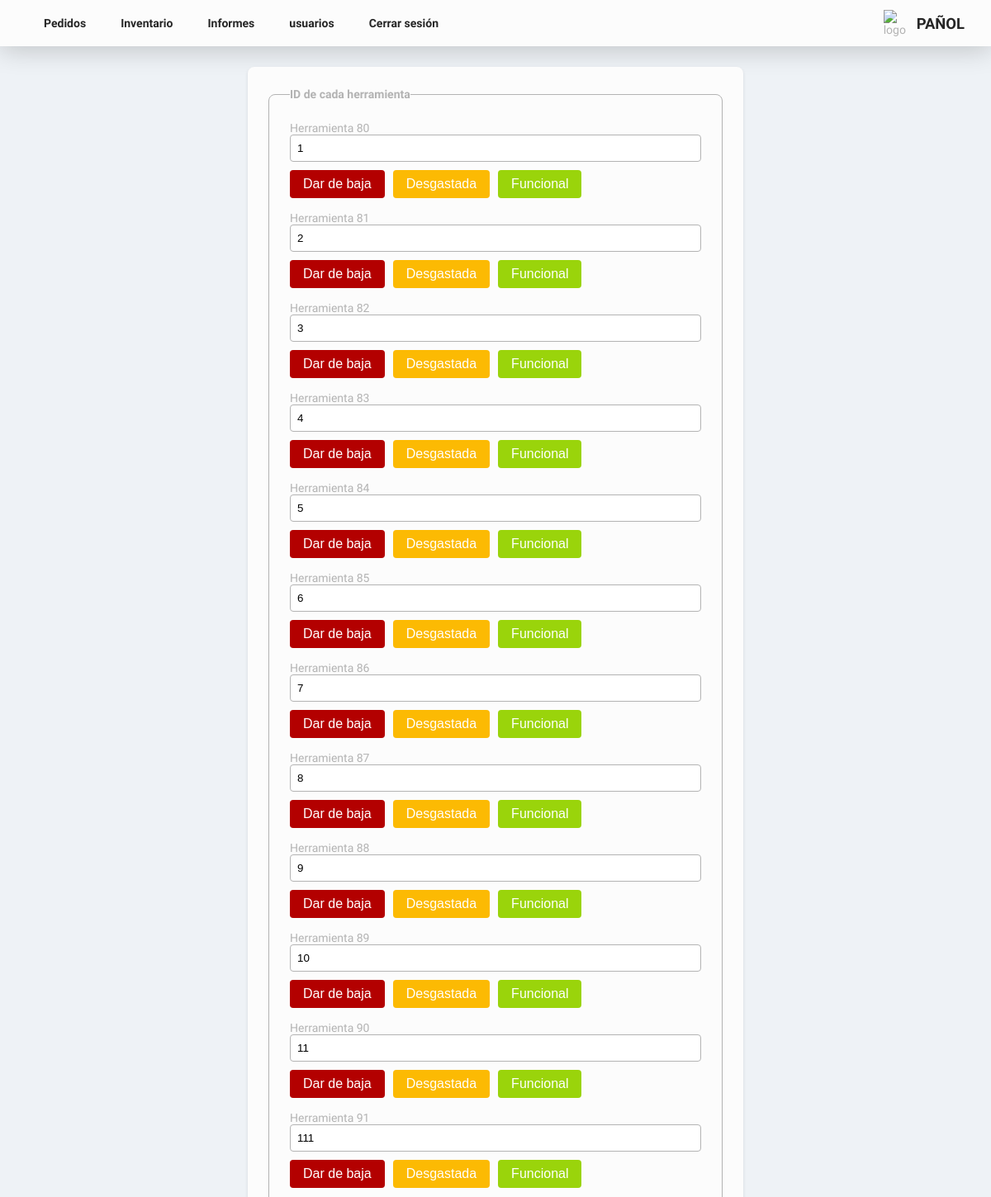
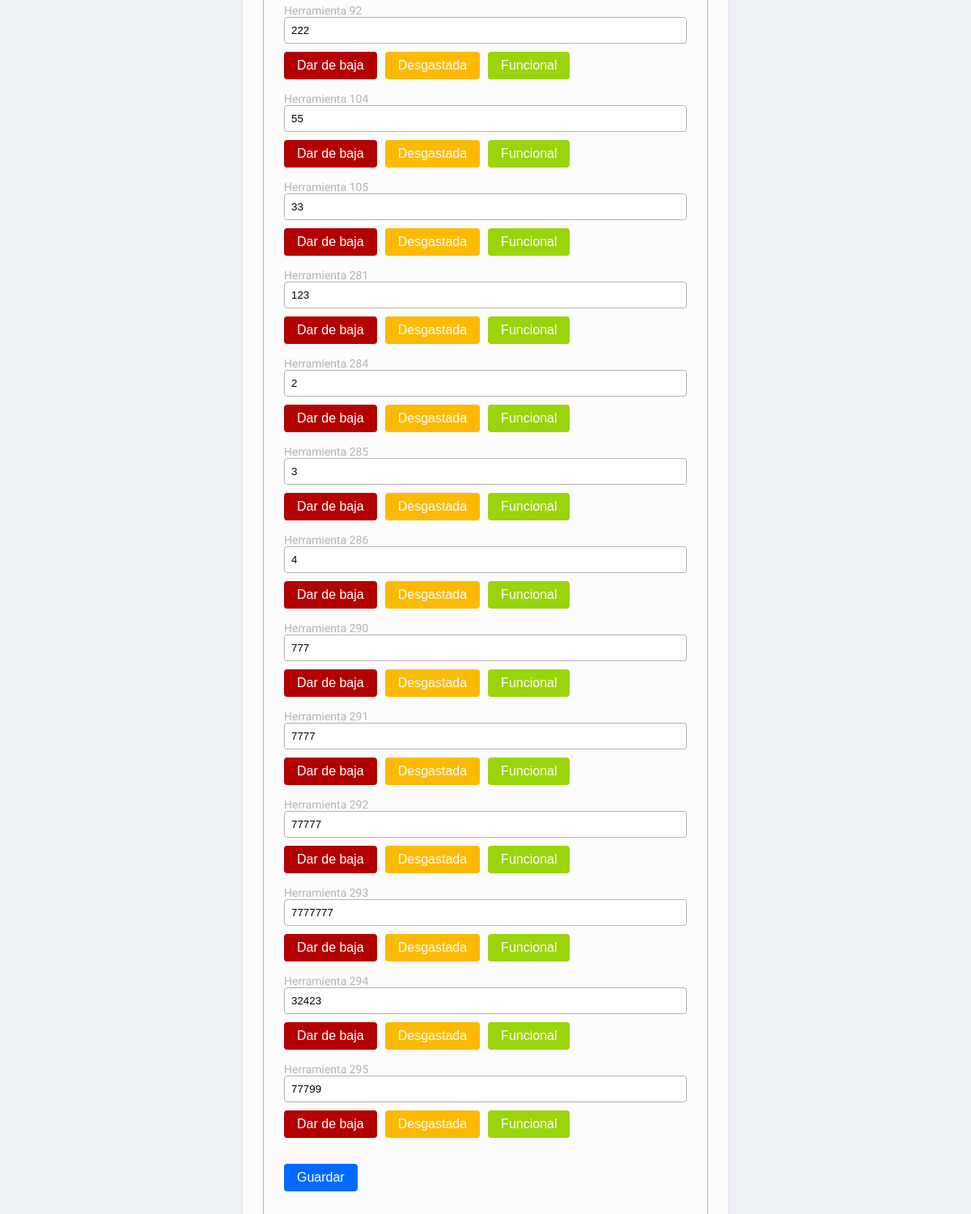
The app's page /pages/edit_id_inventory.php?id=30 (signed in) with its own data (2 pictures, top to bottom).
### tables this page shows
CREATE TABLE `detalles_inventario` (
  `id` int(11) NOT NULL,
  `id_herramienta` int(11) NOT NULL,
  `id_stock` int(11) NOT NULL,
  `estado` varchar(25) DEFAULT NULL
);

### pages/edit_id_inventory.php (the view, shortened to what this page needs)
<?php
include('../php/logic/logic_inventory/logic_stateTool.php');
$id = $_GET['id'];
$sql = "SELECT * FROM detalles_inventario WHERE id_stock = '$id'";
?>
<!DOCTYPE html>
<html lang="es">
<head>
    <link rel="stylesheet" href="../assets/css/style.css">
    <link href="https://cdn.jsdelivr.net/npm/remixicon@3.4.0/fonts/remixicon.css" rel="stylesheet" />
</head>
<body>
<header class="hero">
    <nav class="nav">
      <ul class="nav__list">
        <li class="nav__iteam">
          <a href="orders.php" class="nav__link">Pedidos</a>
        </li>
        <li class="nav__iteam">
          <a href="inventory.php" class="nav__link">Inventario</a>
        </li>
        <?php
    $allowedRoles = ['admin', 'panol'];
    if (in_array($_SESSION['rol'], $allowedRoles)) {
        echo '<li class="nav__iteam">
        <a href="reports.php" class="nav__link">Informes</a>
      </li>';
    }
    $allowedRoles = ['admin'];
    if (in_array($_SESSION['rol'], $allowedRoles)){
      echo '<li class="nav__iteam">
      <a href="users.php" class="nav__link">usuarios</a>
    </li>';
    }
    ?>
        <li class="nav__iteam">
          <a href="../php/logout.php" class="nav__link">Cerrar sesión</a>
        </li>
      </ul>
    </nav>
    <div class="hero__logo hero__logo-0">
      <img class="hero__logo-img" src="https://avatars.githubusercontent.com/u/6693385?s=200&v=4" alt="logo" />
      <h2 class="title__hero">Pañol</h2>
    </div>
  </header>
    <section class="form__section">
        <form id="toolIDsForm" method="post">
            <fieldset class="input__container">
                <legend>ID de cada herramienta</legend>
                <?php
                $sql_result = mysqli_query($conexion, $sql);
                while ($row = mysqli_fetch_assoc($sql_result)) {
                    ?>
                    <p>Herramienta
                        <?php echo $row['id'] ?>
                    </p>
                    <label class="input__label" for="toolID">
                        <input readonly class="input__field" id="toolID" value="<?php echo $row['id_herramienta'] ?>">
                        <div class="form__inventory">
                        <form action="../php/logic/logic_inventory/logic_stateTool.php" method="post">
                            <button type="submit" name="boton" class="btn__blue"
                                style="background-color: rgb(179, 0, 0)">Dar de baja</button>
                        </form>
                        <form action="../php/logic/logic_inventory/logic_stateTool.php" method="post">
                            <button type="submit" name="boton" class="btn__blue"
                                style="background-color: rgb(252, 186, 3); margin-left:10px;">Desgastada</button>
                        </form>
                        <form action="../php/logic/logic_inventory/logic_stateTool.php" method="post">
                            <button type="submit" name="boton" class="btn__blue"
                                style="background-color: rgb(154, 212, 11); margin-left:10px;">Funcional</button>
                        </form>
                        </div>
                        <?php
                }
                ?>
                    <br>
                    <button type="submit" class="btn__blue">Guardar</button>
            </fieldset>
        </form>
    </section>
</body>
</html>

### assets/css/style.css (style rules this page uses)
:root { --main-background: hsl(215, 31%, 95%); --card-background: hsl(0, 0%, 99%); --title-color: hsl(0, 0%, 15%); --sub-title-color: hsl(0, 0%, 25%); --grey-text: hsl(215, 10%, 25%); --text-color: hsl(0, 0%, 70%); --text-white: hsl(0, 25%, 97%); --grey: hsl(215, 10%, 62%); --grey-hover: hsl(215, 10%, 50%); --grey-ultra-light: hsl(215, 10%, 85%); --btn-blue:hsl(215, 100%, 50%); --btn-blue-hover:hsl(215, 100%, 35%); --heebo: "heebo"; --font-regular: 400; --font-medium: 500; --font-semi-bold: 600; --font-bold: 700; --fs-2: 2rem; --fs-1-5: 1.5rem; --fs-1-15: 1.15rem; --fs-1: 1rem; --fs-0-8: 0.8rem; --border-radius-cards: 0.75rem; --shadow-color: rgba(0, 0, 0, 0.2); --box-shadow: 0px 4px 32px var(--shadow-color); --mb-0-25: 0.25rem; --mb-0-5: 0.5rem; --mb-0-75: 0.75rem; --mb-1: 1rem; --mb-1-25: 1.25rem; --mb-1-5: 1.5rem; --mb-2: 2rem; --mb-2-5: 2.5rem; --transition: color 0.4s, background-color 0.4s ease-in-out; --border-radius-btn: 4px; }
* { box-sizing: border-box; padding: 0; margin: 0; }
html { scroll-behavior: smooth; }
body { color: var(--text-color); background: var(--main-background); font-size: 14px; font-family: var(--heebo); }
a { text-decoration: none; cursor: pointer; }
.btn__blue { padding: var(--mb-0-5) var(--mb-1); font-size: var(--fs-1); border: none; background-color: var(--btn-blue); border-radius: var(--border-radius-btn); cursor: pointer; margin-bottom: 1rem; color: white; }
.hero { width: 100%; height: 7vh; background-color: var(--card-background); padding: 0 var(--mb-2); display: flex; align-items: center; justify-content: space-between; margin: 0 auto; box-shadow: var(--box-shadow); }
.hero__logo { display: flex; }
.hero__logo-0 { align-items: center; display: flex; justify-content: center; }
.hero__logo-img { display: inline; width: 35px; margin-right: 5px; }
.title__hero { font-size: var(--fs-1-15); font-weight: var(--font-bold); text-transform: uppercase; color: var(--title-color); }
.nav__list { display: flex; list-style: none; }
.nav__iteam { display: block; }
.nav__link { color: var(--title-color); margin: 5px; font-weight: var(--font-semi-bold); padding: var(--mb-0-25) var(--mb-1); border-radius: var(--border-radius-cards); transition: var(--transition); }
.form__section { padding: 25px; max-width: 600px; margin: 25px auto; background-color: var(--card-background); border-radius: 8px; box-shadow: 0 2px 4px rgba(0, 0, 0, 0.1); }
.input__container { margin-bottom: 25px; border: 1px solid var(--text-color); border-radius: 8px; padding: 25px; }
.input__container legend { font-weight: bold; }
.input__container label { display: block; margin-bottom: 5px; }
.input__container input, .input__container textarea, .input__container select { width: 100%; padding: 8px; border: 1px solid var(--text-color); border-radius: 4px; margin-bottom: 10px; box-sizing: border-box; }
.form__inventory { display: flex; }

### records on screen
detalles_inventario: id "80", id_herramienta "1"
detalles_inventario: id "81", id_herramienta "2"
detalles_inventario: id "82", id_herramienta "3"
detalles_inventario: id "83", id_herramienta "4"
detalles_inventario: id "84", id_herramienta "5"
detalles_inventario: id "85", id_herramienta "6"
detalles_inventario: id "86", id_herramienta "7"
detalles_inventario: id "87", id_herramienta "8"
detalles_inventario: id "88", id_herramienta "9"
detalles_inventario: id "89", id_herramienta "10"
detalles_inventario: id "90", id_herramienta "11"
detalles_inventario: id "91", id_herramienta "111"
detalles_inventario: id "92", id_herramienta "222"
detalles_inventario: id "104", id_herramienta "55"
detalles_inventario: id "105", id_herramienta "33"
detalles_inventario: id "281", id_herramienta "123"
detalles_inventario: id "284", id_herramienta "2"
detalles_inventario: id "285", id_herramienta "3"
detalles_inventario: id "286", id_herramienta "4"
detalles_inventario: id "290", id_herramienta "777"
detalles_inventario: id "291", id_herramienta "7777"
detalles_inventario: id "292", id_herramienta "77777"
detalles_inventario: id "293", id_herramienta "7777777"
detalles_inventario: id "294", id_herramienta "32423"
detalles_inventario: id "295", id_herramienta "77799"
